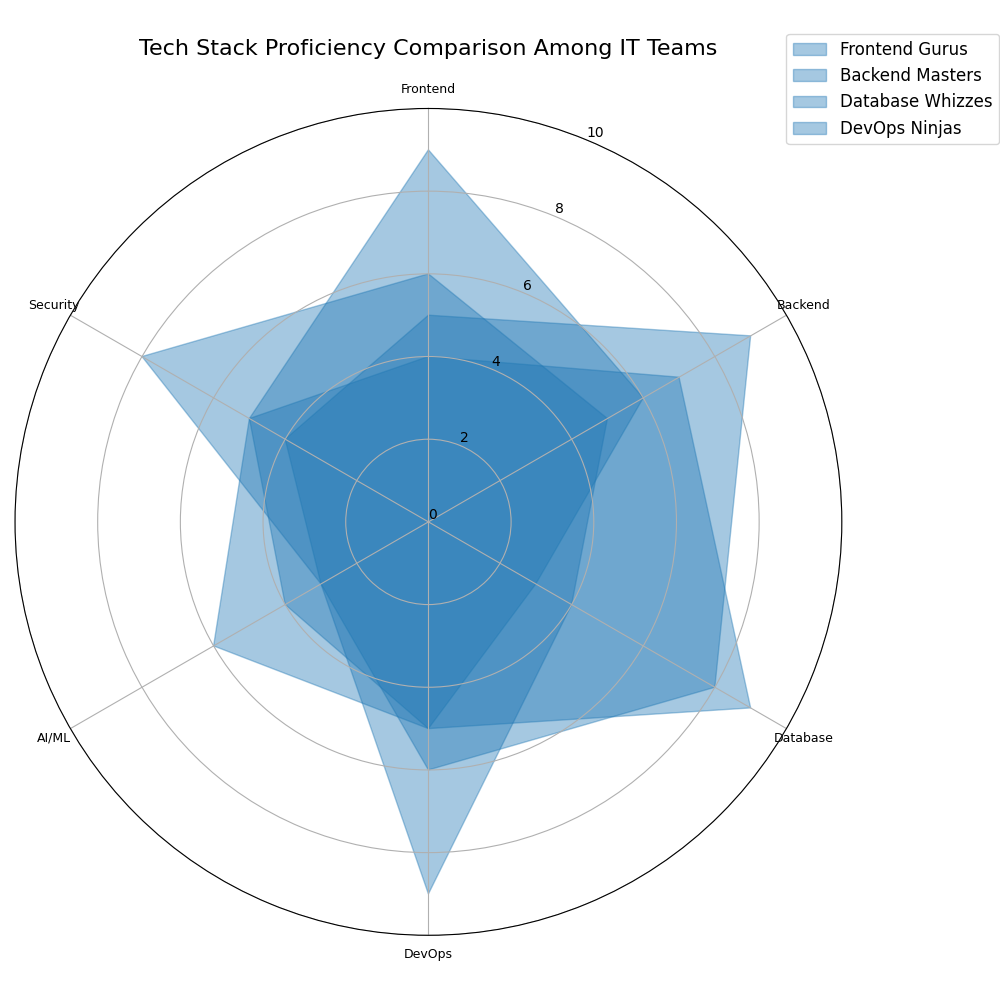

The script that drew this image:
import matplotlib.pyplot as plt
import numpy as np
from math import pi

categories = ['Frontend', 'Backend', 'Database', 'DevOps', 'AI/ML', 'Security']
num_vars = len(categories)

frontend_gurus = [9, 6, 3, 5, 4, 5]
backend_masters = [5, 9, 8, 6, 3, 4]
database_whizzes = [4, 7, 9, 5, 6, 5]
devops_ninjas = [6, 5, 4, 9, 3, 8]

proficiency_data = [frontend_gurus, backend_masters, database_whizzes, devops_ninjas]
teams = ["Frontend Gurus", "Backend Masters", "Database Whizzes", "DevOps Ninjas"]

angles = np.linspace(0, 2 * pi, num_vars, endpoint=False).tolist()
angles += angles[:1]

def create_fill_area_radar_chart(ax, data, labels, color):
    for team_data, team_name in zip(data, teams):
        team_data += team_data[:1]
        ax.fill(angles, team_data, alpha=0.4, color=color, label=team_name)
    
    ax.set_theta_offset(pi / 2)
    ax.set_theta_direction(-1)
    ax.set_xticks(angles[:-1])
    ax.set_xticklabels(labels, fontsize=9)
    ax.set_ylim(0, 10)
    ax.set_yticks(range(0, 11, 2))

fig, ax = plt.subplots(figsize=(10, 10), subplot_kw=dict(polar=True))
consistent_color = '#1f77b4'

create_fill_area_radar_chart(ax, proficiency_data, categories, consistent_color)

plt.title("Tech Stack Proficiency Comparison Among IT Teams", fontsize=16, pad=20)
plt.legend(loc='upper right', bbox_to_anchor=(1.2, 1.1), fontsize=12)
plt.tight_layout()
plt.show()
